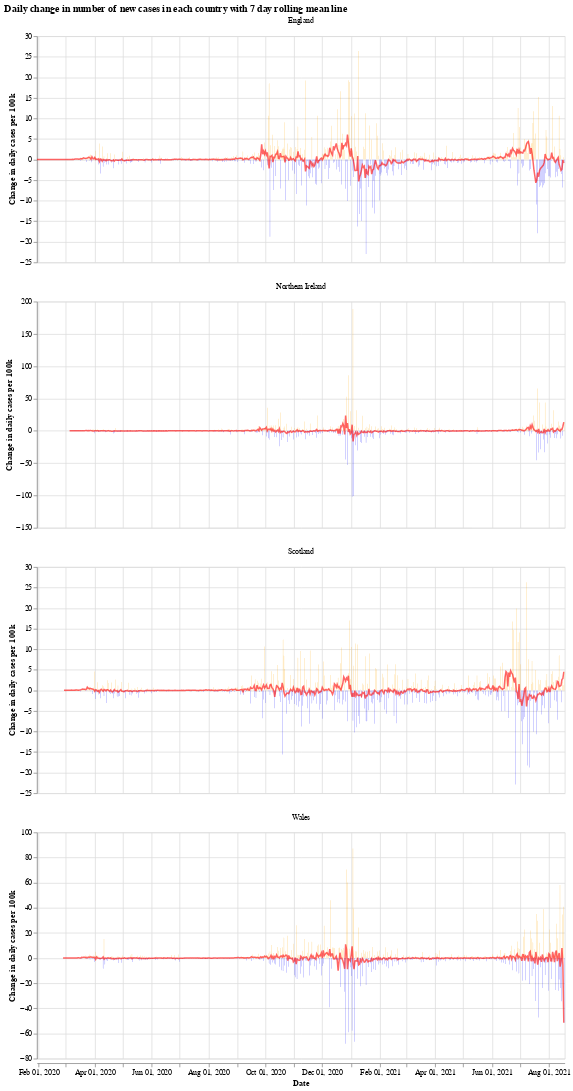

Source (notebook cell):
### Markdown cell above
We will use the Python library `Altair` for visualising the data, see the [altair docs](https://altair-viz.github.io/) for more information.

First we have a graph which shows the daily change in the number of new cases for each country. This number jumps up and down all over the place, which is likely due to delay in reporting of new cases over the weekend. Another interesting thing is that it looks like the daily cases in Wales experienced a much shorter period of calm over the summer (calm in the sense of daily cases not jumping up and down).

The orange bars are days when the number of new cases (per 100k population) was more than the previous day, while the blue are days when the number of new cases dropped. The red line is the 7 day moving average. 

When the moving average line is below 0, it means that there is a consistent drop in new cases. We can see this clearly happening around the times that lockdowns were introduced (though, to varying degrees). I will update the graphs soon with a marker of when each lockdown started.

### Code cell
# collapse
import altair as alt

bars = alt.Chart(uk_cases).mark_bar().encode(
    x=alt.X("yearmonthdate(date):T", axis=alt.Axis(title='Date')),
    y=alt.Y("casesChangeRate:Q", axis=alt.Axis(title='Change in daily cases per 100k')),
    tooltip='casesChange',
    color=alt.condition(
        alt.datum.casesChangeRate > 0,
        alt.value("orange"),  # The positive color
        alt.value("blue")  # The negative color
    )
).properties(title='Daily change in number of new cases with 7 day rolling mean',width=700).interactive()

line = alt.Chart(uk_cases).mark_line(
    color='red',
    size=2,
    opacity=0.6
).transform_window(
    rolling_mean='mean(casesChangeRate)',
    frame=[0, 7],
    groupby=['areaName']
).encode(
    x='yearmonthdate(date):T',
    y='rolling_mean:Q'
)

alt.layer(bars, line, data=uk_cases).facet(alt.Column(
    'areaName', title=''), columns=1).resolve_scale(y='independent').properties(title='Daily change in number of new cases in each country with 7 day rolling mean line')

### Figure 1 — Vega-Lite specification as saved in the notebook (floating-point values rounded to 4 significant figures; data arrays with more than 128 entries replaced by an {"elided": "..."} marker saying what was removed)
{"config": {"view": {"continuousWidth": 400, "continuousHeight": 300}}, "data": {"name": "data-7da5b0304c419037d85bba1e21492c63"}, "facet": {"type": "nominal", "field": "areaName", "title": ""}, "spec": {"layer": [{"mark": "bar", "encoding": {"color": {"condition": {"value": "orange", "test": "(datum.casesChangeRate > 0)"}, "value": "blue"}, "tooltip": {"type": "quantitative", "field": "casesChange"}, "x": {"type": "temporal", "axis": {"title": "Date"}, "field": "date", "timeUnit": "yearmonthdate"}, "y": {"type": "quantitative", "axis": {"title": "Change in daily cases per 100k"}, "field": "casesChangeRate"}}, "selection": {"selector001": {"type": "interval", "bind": "scales", "encodings": ["x", "y"]}}, "title": "Daily change in number of new cases with 7 day rolling mean", "width": 700}, {"mark": {"type": "line", "color": "red", "opacity": 0.6, "size": 2}, "encoding": {"x": {"type": "temporal", "field": "date", "timeUnit": "yearmonthdate"}, "y": {"type": "quantitative", "field": "rolling_mean"}}, "transform": [{"window": [{"op": "mean", "field": "casesChangeRate", "as": "rolling_mean"}], "frame": [0, 7], "groupby": ["areaName"]}]}]}, "columns": 1, "resolve": {"scale": {"y": "independent"}}, "title": "Daily change in number of new cases in each country with 7 day rolling mean line", "$schema": "https://vega.github.io/schema/vega-lite/v4.8.1.json", "datasets": {"data-7da5b0304c419037d85bba1e21492c63": {"elided": "2172 records"}}}
